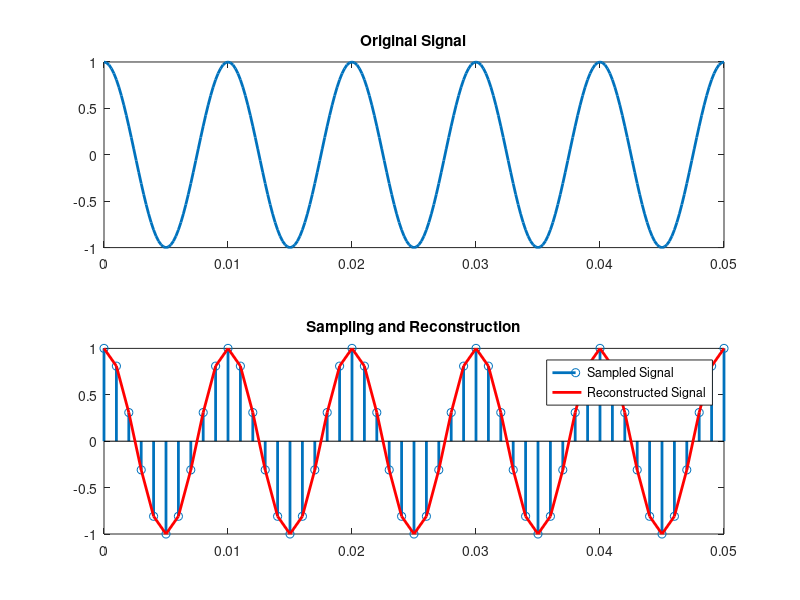

Write the MATLAB code that produced this figure.
clear all;

f = 100;
T = 1/f;
fs = 10*f; % Nyquist Rate fs = 2*f, Undersampled fs<2*f, Oversampled fs>2*f
ts = 1/fs;
t = 0:(T/50):5*T;
x1 = cos(2*pi*f*t);

% Plot
figure;
subplot(2, 1, 1);
plot(t, x1, 'Linewidth', 2);
title('Original Signal');

% Discretization
n = 0:1:(5*T/ts);
x2 = cos(2*pi*f*n*ts);

% Plot
subplot(2, 1, 2);
stem(n*ts, x2, 'Linewidth', 2);
hold on;
plot(n*ts, x2, 'r', 'Linewidth', 2);
title('Sampling and Reconstruction');
hold on;
legend('Sampled Signal', 'Reconstructed Signal');
